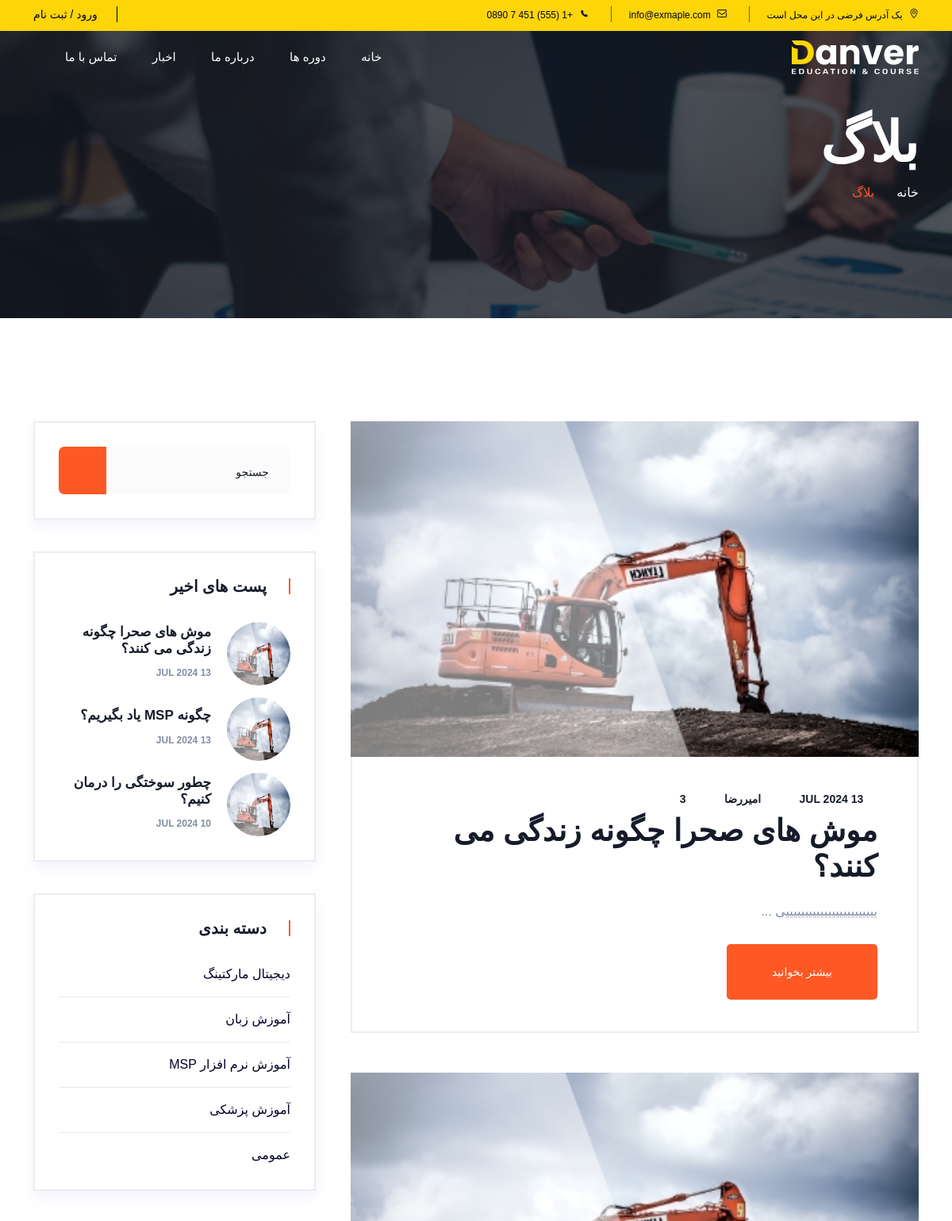
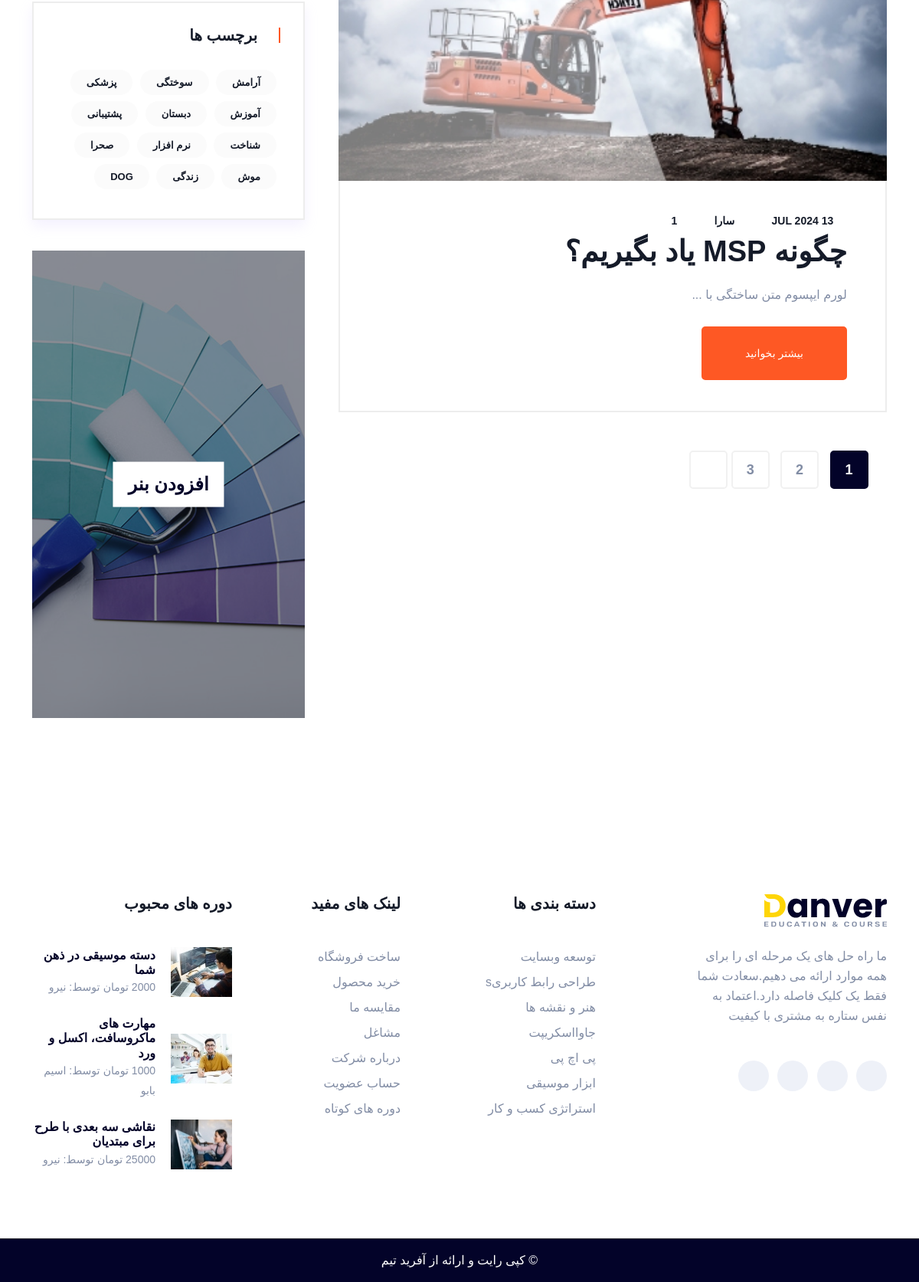
Screenshot of /blog/ with the database file from the repository (2 pictures, top to bottom).
### blog/models.py (models this page shows, shortened)
class Post(models.Model):
    img=models.ImageField(upload_to='blog/',default='blog/default.jpg')
    author=models.ForeignKey(User,on_delete=models.SET_NULL,null=True)
    title=models.CharField(max_length=255)
    content=models.TextField()
    tags = TaggableManager()
    category=models.ManyToManyField(Category)
    counted_view=models.IntegerField(default=0)
    status=models.BooleanField(default=False)
    created_date=models.DateTimeField(auto_now_add=True)
    update_date=models.DateTimeField(auto_now=True)
    published_date=models.DateTimeField(null=True)
    login_require=models.BooleanField(default=False)
    class Meta:
        ordering=['-created_date']

class Category(models.Model):
    name=models.CharField(max_length=255)
    slug =models.SlugField(max_length=100, unique=True,blank=True,null=True,allow_unicode=True)

### blog/views.py (the view)
# urls.py: path('',blog_view,name='blog'),
def blog_view(request,slug=None,str=None,tag_name=None):
    posts=Post.objects.filter(status=1,published_date__lte=timezone.now())
    if slug:
        slug = uri_to_iri(slug)
        posts=posts.filter(category__slug=slug)
    if str:
        str = uri_to_iri(str)
        posts=posts.filter(author__first_name=str)
    if tag_name:
        tag_name = uri_to_iri(tag_name)
        posts=posts.filter(tags__name__in=[tag_name])
    try:
        posts=Paginator(posts,2)
        page_number=request.GET.get('page')
        posts= posts.get_page(page_number)
    except PageNotAnInteger:
        posts=posts.get_page(1)
    except EmptyPage:
        posts = posts.get_page(1)
    categories=Category.objects.all()
    tags=Tag.objects.all()
    context={'posts':posts,'categories':categories,'tags':tags}
    return render(request,'blog/blog.html',context)

### templates/blog/blog.html (shortened to what this page needs)
{% extends 'base.html' %}
{% load static %}
{% load blog-tags %}
{% block content %}
      <main>
            <section class="page__title-area pt-145 pb-150 p-relative page__title-overlay" data-background="{% static 'img/page-title/page-title-1.jpg' %}">
               <div class="container">
                  <div class="row">
                     <div class="col-xxl-12">
                        <div class="page__title-wrapper">
                           <h3 class="page__title">بلاگ</h3>
                           <nav aria-label="breadcrumb">
                              <ol class="breadcrumb">
                              <li class="breadcrumb-item"><a href="{% url 'website:index' %}"> خانه </a></li>
                              <li class="breadcrumb-item active" aria-current="page">بلاگ</li>
                              </ol>
                           </nav>
                        </div>
                     </div>
                  </div>
               </div>
            </section>
            <section class="blog__area pt-130 pb-130">
               <div class="container">
                  <div class="row">
                     <div class="col-xxl-8 col-xl-8 col-lg-8">
                        <div class="postbox__wrapper pr-20">
                           {% for post in posts %}
                           <article class="postbox__item format-image mb-50 transition-3">
                              <div class="postbox__thumb w-img">
                                 <a href="blog-details.html">
                                    <img src="{{post.img.url}}" alt="">
                                 </a>
                              </div>
                              <div class="postbox__content">
                                 <div class="postbox__meta">
                                    <span><i class="far fa-calendar-check"></i> {{post.created_date|date:"d M Y"}}</span>
                                    <span><a href="{% url 'blog:author' str=post.author.first_name %}"><i class="far fa-user"></i>{{post.author.first_name}}</a></span>
                                    <span><a href="#"><i class="fal fa-comments"></i>{% comment_count post.id %}</a></span>
                                 </div>
                                 <h3 class="postbox__title">
                                    <a href="{% url 'blog:single' pid=post.id%}">{{post.title}}</a>
                                 </h3>
                                 <div class="postbox__text">
                                    <p>{{post.content|snippet:25}}</p>
                                 </div>
                                 <div class="postbox__read-more">
                                    <a href="{% url 'blog:single' pid=post.id %}" class="d-btn d-btn-3 d-btn-orange">بیشتر بخوانید </a>
                                 </div>
                              </div>
                           </article>
                           {% endfor %}
                           <div class="basic-pagination">
                              <nav>
                                 <ul>
                                    {% for i in posts.paginator.page_range %}
									         {% if posts.number == i %}
                                    <li class="page-item">
                                       <a href="?page={{i}}" class="active">{{i}}</a>
                                    </li>
                                       {% else %}
                                       <li class="page-item">
                                       <a href="?page={{i}}" >{{i}}</a>
                                    </li>
                                    {% endif %}
                                    {% endfor %}
                                    {% if posts.has_next %}
                                    <li>
                                       <a href="?page={{ posts.next_page_number }}">
                                          <i class="far fa-angle-left"></i>
                                       </a>
                                    </li>
                                    {% endif %}
                                 </ul>
                              </nav>
                           </div>
                        </div>
                     </div>
                     <div class="col-xxl-4 col-xl-4 col-lg-4">
                        <div class="sidebar__wrapper-2">
                           {% include 'blog/blog-search.html' %}
                           {% latestposts %}
                           {% include 'blog/blog-category-post.html' %}
                           {% include 'blog/blog-tags.html' %}
                           {% include 'blog/blog-adv.html' %}
                        </div>
                     </div>
                  </div>
               </div>
            </section>
      </main>
{% endblock %}

### templates/blog/blog-latest-post.html
{% load static %}
<div class="sidebar__widget mb-40">
    <div class="sidebar__widget-top mb-30">
       <h3 class="sidebar__widget-title">پست های اخیر</h3>
    </div>
    <div class="sidebar__widget-content">
       <div class="sidebar__post rc__post">
          <ul>
            {% for post in posts %}
             <li>
                <div class="rc__post d-flex align-items-center">
                   <div class="rc__post-thumb mr-20">
                      <img src="{{post.img.url}}" alt="">
                   </div>
                   <div class="rc__post-content">
                      <h3 class="rc__post-title">
                         <a href="{% url 'blog:single' pid=post.id %}">{{post.title}}</a>
                      </h3>
                      <div class="rc__meta">
                         <span>{{post.published_date|date:"d M Y"}}</span>
                      </div>
                   </div>
                </div>
             </li>
            {% endfor %}
          </ul>
       </div>
    </div>
 </div>

### templates/blog/blog-category-post.html
{% load static %}
<div class="sidebar__widget mb-40">
    <div class="sidebar__widget-top mb-30">
       <h3 class="sidebar__widget-title">دسته بندی</h3>
    </div>
    <div class="sidebar__widget-content">
       <div class="sidebar__category">
          <ul>
          {% for cat in categories %}
             <li><a href="{% url 'blog:category' slug=cat.slug %}">{{cat.name}}</a></li>
          {% endfor %}
          </ul>
       </div>
    </div>
 </div>

### templates/blog/blog-tags.html
{% load static %}
<div class="sidebar__widget mb-40">
    <div class="sidebar__widget-top mb-30">
       <h3 class="sidebar__widget-title">برچسب ها</h3>
    </div>
    <div class="sidebar__widget-content">
       <div class="sidebar__tag">
         {% for tag in tags %}
         <a href="{% url 'blog:tag' tag.name %}">{{tag.name}}</a>
         {% endfor %}
       </div>
    </div>
 </div>

### rows the page displays
Post: img (placeholder picture), created_date "13 JUL 2024", author.first_name "امیررضا", id "3", title "موش های صحرا چگونه زندگی می کنند؟", content|snippet "ییییییییییییییییییییییییی ...", published_date "13 JUL 2024"
Post: img (placeholder picture), created_date "13 JUL 2024", author.first_name "سارا", id "1", title "چگونه MSP یاد بگیریم؟", content|snippet "لورم ایپسوم متن ساختگی با ...", published_date "13 JUL 2024"
Post: img (placeholder picture), title "چطور سوختگی را درمان کنیم؟", published_date "10 JUL 2024"
Category: name "دیجیتال مارکتینگ"
Category: name "آموزش زبان"
Category: name "آموزش نرم افزار MSP"
Category: name "آموزش پزشکی"
Category: name "عمومی"
Tag: name "آرامش"
Tag: name "سوختگی"
Tag: name "پزشکی"
Tag: name "آموزش"
Tag: name "دبستان"
Tag: name "پشتیبانی"
Tag: name "شناخت"
Tag: name "نرم افزار"
Tag: name "صحرا"
Tag: name "موش"
Tag: name "زندگی"
Tag: name "DOG"

### other values shown
{{ i }} "1"
{{ i }} "2" "3"
